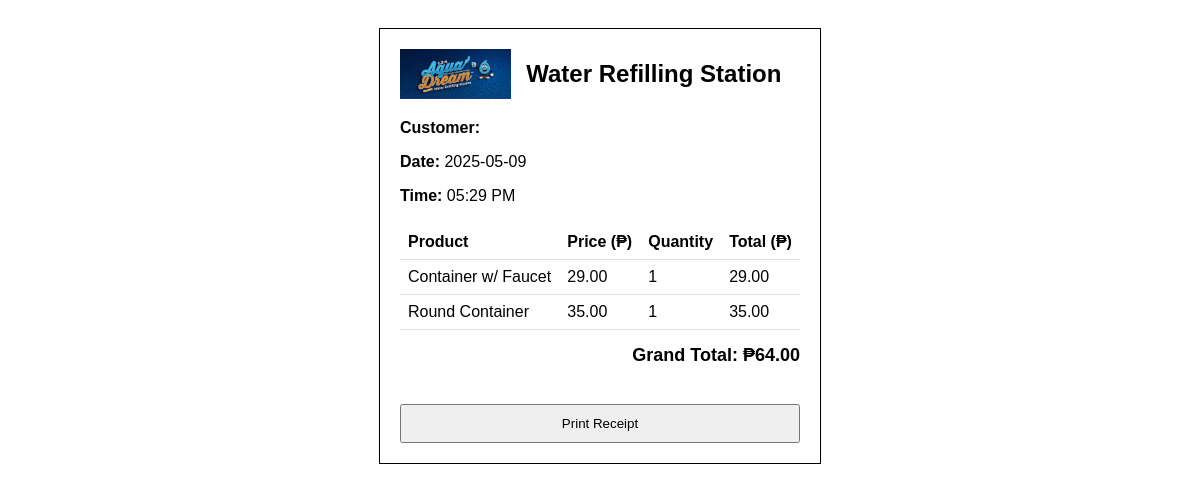
Page /receipt.php?id=1 (signed in) on the committed database.
### tables this page shows
CREATE TABLE `sales_transactions` (
  `id` int(11) NOT NULL,
  `user_id` int(11) DEFAULT NULL,
  `date` datetime DEFAULT current_timestamp(),
  `user` varchar(255) DEFAULT NULL,
  `customer_name` varchar(255) DEFAULT NULL
);

CREATE TABLE `sales_items` (
  `id` int(11) NOT NULL,
  `transaction_id` int(11) DEFAULT NULL,
  `product_id` int(11) DEFAULT NULL,
  `product_name` varchar(255) DEFAULT NULL,
  `price` decimal(10,2) DEFAULT NULL,
  `quantity` int(11) DEFAULT NULL
);

### receipt.php (the view, shortened to what this page needs)
<?php
$host = "localhost";
$user = "root";
$password = "";
$database = "water_station";
$conn = new mysqli($host, $user, $password, $database);
$transactionId = isset($_GET['id']) ? (int)$_GET['id'] : 0;
$stmtTrans = $conn->prepare("SELECT date, customer_name FROM sales_transactions WHERE id = ?");
$stmtTrans->bind_param("i", $transactionId);
$stmtTrans->execute();
$resultTrans = $stmtTrans->get_result();
$transaction = $resultTrans->fetch_assoc();
$stmtItems = $conn->prepare("SELECT product_name, price, quantity FROM sales_items WHERE transaction_id = ?");
$stmtItems->bind_param("i", $transactionId);
$stmtItems->execute();
$resultItems = $stmtItems->get_result();
$items = [];
while ($row = $resultItems->fetch_assoc()) {
    $items[] = $row;
}
$grandTotal = 0;
foreach ($items as $item) {
    $grandTotal += $item['price'] * $item['quantity'];
}
?>
<!DOCTYPE html>
<html lang="en">
<head>
</head>
<body>
<div class="receipt">
    <div class="receipt-header">
        <img src="assets/logo.png" alt="Logo" />
        <h2>Water Refilling Station</h2>
    </div>
    <p><strong>Customer:</strong> <?= htmlspecialchars($transaction['customer_name']) ?></p>
    <p><strong>Date:</strong> <?= date("Y-m-d", strtotime($transaction['date'])) ?></p>
    <p><strong>Time:</strong> <?= date("h:i A", strtotime($transaction['date'])) ?></p>
    <table>
        <thead>
            <tr>
                <th>Product</th>
                <th>Price (₱)</th>
                <th>Quantity</th>
                <th>Total (₱)</th>
            </tr>
        </thead>
        <tbody>
            <?php foreach ($items as $item): ?>
            <tr>
                <td><?= htmlspecialchars($item['product_name']) ?></td>
                <td><?= number_format($item['price'], 2) ?></td>
                <td><?= (int)$item['quantity'] ?></td>
                <td><?= number_format($item['price'] * $item['quantity'], 2) ?></td>
            </tr>
            <?php endforeach; ?>
        </tbody>
    </table>
    <p class="total">Grand Total: ₱<?= number_format($grandTotal, 2) ?></p>
    <button onclick="window.print()">Print Receipt</button>
</div>
</body>
</html>

### receipt.php (style rules this page uses)
body { font-family: Arial, sans-serif; padding: 20px; }
.receipt { max-width: 400px; margin: auto; border: 1px solid #000; padding: 20px; }
.receipt-header { display: flex; align-items: center; margin-bottom: 20px; }
.receipt-header img { height: 50px; margin-right: 15px; }
.receipt-header h2 { margin: 0; }
table { width: 100%; margin-top: 20px; border-collapse: collapse; }
th, td { padding: 8px; border-bottom: 1px solid #ddd; text-align: left; }
.total { font-weight: bold; font-size: 18px; margin-top: 15px; text-align: right; }
button { margin-top: 20px; padding: 10px; width: 100%; cursor: pointer; }

### rows in the picture
sales_transactions: date "2025-05-09", date "05:29 PM"
sales_items: product_name "Container w/ Faucet", price "29.00", quantity "1", $item['price']*$item['quantity'] "29.00"
sales_items: product_name "Round Container", price "35.00", quantity "1", $item['price']*$item['quantity'] "35.00"

### other values in the picture
$grandTotal "64.00"
